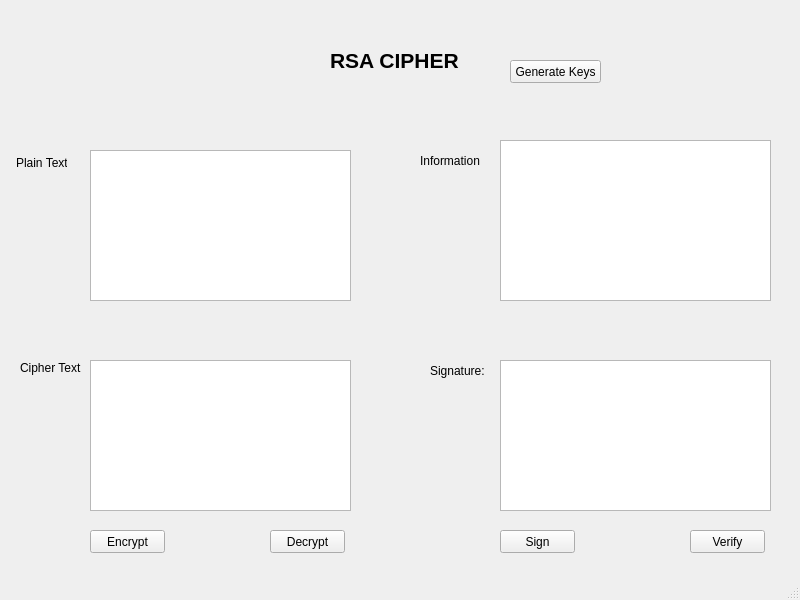
<?xml version="1.0" encoding="UTF-8"?>
<ui version="4.0">
 <class>MainWindow</class>
 <widget class="QMainWindow" name="MainWindow">
  <property name="geometry">
   <rect>
    <x>0</x>
    <y>0</y>
    <width>800</width>
    <height>600</height>
   </rect>
  </property>
  <property name="windowTitle">
   <string>MainWindow</string>
  </property>
  <widget class="QWidget" name="centralwidget">
   <widget class="QLabel" name="label">
    <property name="geometry">
     <rect>
      <x>330</x>
      <y>40</y>
      <width>141</width>
      <height>41</height>
     </rect>
    </property>
    <property name="font">
     <font>
      <pointsize>16</pointsize>
      <weight>75</weight>
      <bold>true</bold>
     </font>
    </property>
    <property name="text">
     <string>RSA CIPHER</string>
    </property>
   </widget>
   <widget class="QPlainTextEdit" name="plainTextEdit">
    <property name="geometry">
     <rect>
      <x>90</x>
      <y>150</y>
      <width>261</width>
      <height>151</height>
     </rect>
    </property>
   </widget>
   <widget class="QLabel" name="label_2">
    <property name="geometry">
     <rect>
      <x>16</x>
      <y>152</y>
      <width>51</width>
      <height>21</height>
     </rect>
    </property>
    <property name="cursor">
     <cursorShape>ArrowCursor</cursorShape>
    </property>
    <property name="text">
     <string>Plain Text:</string>
    </property>
   </widget>
   <widget class="QLabel" name="label_3">
    <property name="geometry">
     <rect>
      <x>20</x>
      <y>360</y>
      <width>61</width>
      <height>16</height>
     </rect>
    </property>
    <property name="text">
     <string>Cipher Text:</string>
    </property>
   </widget>
   <widget class="QPlainTextEdit" name="plainTextEdit_2">
    <property name="geometry">
     <rect>
      <x>90</x>
      <y>360</y>
      <width>261</width>
      <height>151</height>
     </rect>
    </property>
   </widget>
   <widget class="QLabel" name="label_4">
    <property name="geometry">
     <rect>
      <x>420</x>
      <y>150</y>
      <width>81</width>
      <height>21</height>
     </rect>
    </property>
    <property name="cursor">
     <cursorShape>ArrowCursor</cursorShape>
    </property>
    <property name="text">
     <string>Information</string>
    </property>
   </widget>
   <widget class="QPlainTextEdit" name="plainTextEdit_3">
    <property name="geometry">
     <rect>
      <x>500</x>
      <y>140</y>
      <width>271</width>
      <height>161</height>
     </rect>
    </property>
   </widget>
   <widget class="QLabel" name="label_5">
    <property name="geometry">
     <rect>
      <x>430</x>
      <y>360</y>
      <width>81</width>
      <height>21</height>
     </rect>
    </property>
    <property name="cursor">
     <cursorShape>ArrowCursor</cursorShape>
    </property>
    <property name="text">
     <string>Signature:</string>
    </property>
   </widget>
   <widget class="QPlainTextEdit" name="plainTextEdit_4">
    <property name="geometry">
     <rect>
      <x>500</x>
      <y>360</y>
      <width>271</width>
      <height>151</height>
     </rect>
    </property>
   </widget>
   <widget class="QPushButton" name="pushButton">
    <property name="geometry">
     <rect>
      <x>90</x>
      <y>530</y>
      <width>75</width>
      <height>23</height>
     </rect>
    </property>
    <property name="text">
     <string>Encrypt</string>
    </property>
   </widget>
   <widget class="QPushButton" name="pushButton_2">
    <property name="geometry">
     <rect>
      <x>270</x>
      <y>530</y>
      <width>75</width>
      <height>23</height>
     </rect>
    </property>
    <property name="text">
     <string>Decrypt</string>
    </property>
   </widget>
   <widget class="QPushButton" name="pushButton_3">
    <property name="geometry">
     <rect>
      <x>500</x>
      <y>530</y>
      <width>75</width>
      <height>23</height>
     </rect>
    </property>
    <property name="text">
     <string>Sign</string>
    </property>
   </widget>
   <widget class="QPushButton" name="pushButton_4">
    <property name="geometry">
     <rect>
      <x>690</x>
      <y>530</y>
      <width>75</width>
      <height>23</height>
     </rect>
    </property>
    <property name="text">
     <string>Verify</string>
    </property>
   </widget>
   <widget class="QPushButton" name="pushButton_5">
    <property name="geometry">
     <rect>
      <x>510</x>
      <y>60</y>
      <width>91</width>
      <height>23</height>
     </rect>
    </property>
    <property name="text">
     <string>Generate Keys</string>
    </property>
   </widget>
  </widget>
  <widget class="QMenuBar" name="menubar">
   <property name="geometry">
    <rect>
     <x>0</x>
     <y>0</y>
     <width>800</width>
     <height>21</height>
    </rect>
   </property>
  </widget>
  <widget class="QStatusBar" name="statusbar"/>
 </widget>
 <resources/>
 <connections/>
</ui>
